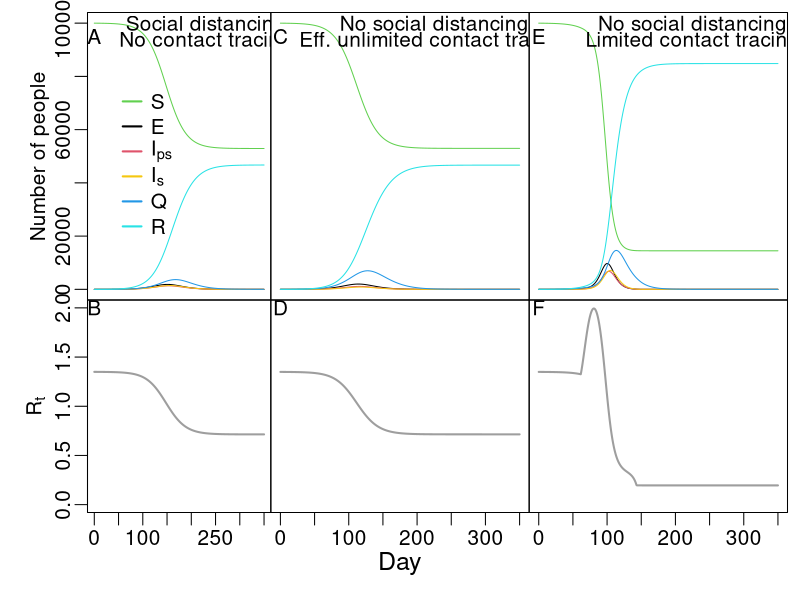

Recreate this plot in R.
setwd("c:/marm/research/covid-19/modeling T-CT-I/")
require(deSolve);require(tidyverse)
R0a = function(parsR) { #function for R0 expression
  with(parsR,
       kappa*beta*(S/N)*(sigma_Is*q_Ips_Is/(alpha_Is+gamma_Is+tau_Is+eps_Is_Ips*ftraced+eps_Is_Is*ftraced)*(q_E_Ips/(q_Ips_Is+eps_Ips_Ips*ftraced+eps_Ips_Is*ftraced))
                         +(sigma_Ips*q_E_Ips/(q_Ips_Is+eps_Ips_Ips*ftraced+eps_Ips_Is*ftraced)))*(1/(q_E_Ips+eps_E_Ips*ftraced+eps_E_Is*ftraced))) }

SIRb=function(Time, State, Pars) {
  with(as.list(c(State, Pars)), {    
    capcontratio=(NCT*NCCTD)/(Is*tau_Is*Ncont_p_inf);capcontratio[capcontratio>1]=1
    ftraced=ifelse(CTR,capcontratio,0)
    
    N=S+E+Ips+Is+R+Q
    dS=-kappa*beta*S*(sigma_Ips*Ips+sigma_Is*Is)/N
    dE=kappa*beta*S*(sigma_Ips*Ips+sigma_Is*Is)/N-q_E_Ips*E-eps_E_Ips*ftraced*E-eps_E_Is*ftraced*E
    dIps=q_E_Ips*E-q_Ips_Is*Ips-eps_Ips_Ips*ftraced*Ips-eps_Ips_Is*ftraced*Ips
    dIs=q_Ips_Is*Ips-gamma_Is*Is-tau_Is*Is-eps_Is_Ips*ftraced*Is-eps_Is_Is*ftraced*Is-alpha_Is*Is
    dQ=(eps_E_Ips*ftraced+eps_E_Is*ftraced)*E+(eps_Ips_Ips*ftraced+eps_Ips_Is*ftraced)*Ips+
      (eps_Is_Ips*ftraced+eps_Is_Is*ftraced+tau_Is)*Is-q_Q_R*Q-alpha_Q*Q
    dR=gamma_Is*Is+q_Q_R*Q
    
    return(list(c(dS,dE,dIps,dIs,dQ,dR)))
  })
}

#params
#Infectiousness vs day from He et al gamma distribution parameterized w/ mean, variance
shape=function(mu,sig) mu^2/sig^2;scale = function(mu,sig) sig^2/mu;mn=3.1;sig2=2.15
presympInf=pgamma(2.3,shape=shape(mn,sig2),scale=scale(mn,sig2))/2.3 #relative daily infectiousness pre-symptomatic
postsympInf=(pgamma(7.3,shape=shape(mn,sig2),scale=scale(mn,sig2))-pgamma(2.3,shape=shape(mn,sig2),scale=scale(mn,sig2)))/5 #relative daily infectiousness mildly-symptomatic
ssInf=(pgamma(13.3,shape=shape(mn,sig2),scale=scale(mn,sig2))-pgamma(7.3,shape=shape(mn,sig2),scale=scale(mn,sig2)))/6 #relative daily infectiousness severely-symptomatic

pars3 = data.frame(N=100001,
                   beta = 0.35,
                   kappa=1,
                   sigma_Ips=presympInf/postsympInf,
                   sigma_Is=1,
                   gamma_Is=1/5,
                   q_E_Ips=1/3.2,
                   q_Ips_Is=1/2.3,
                   q_Q_R=1/14,
                   tau_Is=1/5,
                   tracetime=0.5,
                   CTR=T,
                   Ncont_p_inf= 10, # contacts per infection
                   NCCTD=12, # # of contacts a contact tracer can contact per day to isolate; 1.5/hr
                   NCT=15 # # of contact tracers for population
)

pars3 = pars3 %>% mutate (
  alpha_Is=gamma_Is*(0.0066/0.8)/(1-(0.0066/0.8)),
  alpha_Q=q_Q_R*(0.0066/0.8)/(1-(0.0066/0.8)),
  f_test=tau_Is/(tau_Is+gamma_Is),
  f_Ips=(sigma_Ips/q_Ips_Is)/
    (sigma_Ips/q_Ips_Is+sigma_Is/(gamma_Is+tau_Is)),
  f_Is=(sigma_Is/(gamma_Is+tau_Is))/
    (sigma_Ips/q_Ips_Is+sigma_Is/(gamma_Is+tau_Is)),
  ttt_Ips=1/tau_Is+1/q_Ips_Is+tracetime, #time to trace infect caused by Ips
  ttt_Is=1/tau_Is+tracetime, #time to trace infect caused by Ips
  f_E_Ips=exp(-q_E_Ips*ttt_Ips), #fraction of traced infections caused while Ips still in Ea
  f_E_Is=exp(-q_E_Ips*ttt_Is), #fraction of traced infections caused while Is still in Ea
  f_Ips_Ips=(1-f_E_Ips)*exp(-(1/(1/q_E_Ips+1/q_Ips_Is)*ttt_Ips)),
  f_Ips_Is=(1-f_E_Is)*exp(-(1/(1/q_E_Ips+1/q_Ips_Is)*ttt_Is)),
  f_Is_Ips=(1-f_E_Ips-f_Ips_Ips)*
    exp(-(1/(1/q_E_Ips+1/q_Ips_Is+1/gamma_Is)*ttt_Ips)),
  f_Is_Is=(1-f_E_Is-f_Ips_Is)*
    exp(-(1/(1/q_E_Ips+1/q_Ips_Is+1/gamma_Is)*ttt_Is)),
  eps_E_Ips=f_test*f_Ips*f_E_Ips, #traced infections while Ips to be removed
  eps_E_Is=f_test*f_Is*f_E_Is, #traced infections while Is to be removed
  eps_Ips_Ips=f_test*f_Ips*f_Ips_Ips, #traced infections while Ips to be removed
  eps_Ips_Is=f_test*f_Is*f_Ips_Is,#traced infections while Ips to be removed
  eps_Is_Ips=f_test*f_Ips*f_Is_Ips,#traced infections while Ips to be removed
  eps_Is_Is=f_test*f_Is*f_Is_Is)#traced infections while Ips to be removed

times=seq(0, 350, by = .5);yini=c(S=100000,E=0,Ips=5,Is=5,Q=0,R=0)
options(scipen=5);titlocH=225;titlocV1=99200;titlocV2=93200

#Social distancing panels A,B
parsSD= pars3 %>% mutate (kappa=0.5799608, CTR=F)
#parsSD= pars3 %>% mutate (kappa=1,tau_Is=0, CTR=F) #run to get R0 w/ no testing or tracing 3.2

dynSD=as.data.frame(ode(yini, times, SIRb, parsSD));#dynSD$I=dynSD$Ips+dynSD$Is
tiff("Fig 3.tif",width=14,height=8,units="in",res=300,compression = "lzw")
#pdf("Fig 3.pdf",width=14,height=8)
cl1=c(3,1,2,7,4,5)
par(mfcol=c(2,3),mar=c(0, 3, 0, 0),mgp=c(1.5,.5,0),oma = c(.5, .5, 0.5, 0.5),cex=1.25)
matplot(x=dynSD[,1],y=dynSD[,-1],type="l",xaxt="n",lty=1,
        xlab="Day",ylab="Number of people",col=cl1)
legend(20,.8e5,c("S","E",expression(I[ps]),expression(I[s]),"Q","R"),col=cl1,lty=1,bty="n",seg.len=1,lwd=2,x.intersp=.5)
text(0,95000,"A")
text(titlocH+5,titlocV1,"Social distancing")
text(titlocH+5,titlocV2,"No contact tracing")

parsSD2=data.frame(dynSD, parsSD)
parsSD2$ftraced=0
R0sd=R0a(parsSD2);
par(mar=c(3, 3, 0, 0) )#b,l,t,r
plot(R0sd~dynSD[,1],xlab="",ylab=expression(R[t]),type="l",ylim=c(0,2.0),col=8,lwd=2) #Rt over time
text(0,2.0,"B")

parsUCT= pars3 %>% mutate (kappa=1,CTR=T,NCT=1500)
dynUCT=ode(yini, times, SIRb, parsUCT);
par(mar=c(0, 0, 0, 0),mgp=c(1.5,.5,0),cex=1.25)
matplot(x=dynUCT[,1],y=dynUCT[,2:ncol(dynUCT)],col=cl1,type="l",xaxt="n",yaxt="n",lty=1,
        xlab="Day",ylab="Number of people")
parsUCT=data.frame(dynUCT, parsUCT)
parsUCT$capcontratio=(parsUCT$NCT*parsUCT$NCCTD)/(parsUCT$Is*parsUCT$tau_Is*parsUCT$Ncont_p_inf)
parsUCT$ftraced=parsUCT$capcontratio;parsUCT$ftraced[parsUCT$ftraced>1]=1
R0uct=R0a(parsUCT)
text(0,95000,"C")
text(titlocH,titlocV1,"No social distancing")
text(titlocH,titlocV2,"Eff. unlimited contact tracing")
par(mar=c(3, 0, 0, 0) )#b,l,t,r
plot(R0uct~dynUCT[,1],xlab="Day",cex.lab=1.2,type="l",yaxt="n",ylim=c(0,2.0),col=8,lwd=2) #Rt over time
text(0,2.0,"D")

parsLCT=pars3 %>% mutate(kappa=1,NCT=15) 
dynLCT=ode(yini, times, SIRb, parsLCT);
par(mar=c(0, 0, 0, 0),mgp=c(1.5,.5,0),cex=1.25)
matplot(x=dynLCT[,1],y=dynLCT[,2:ncol(dynLCT)],col=cl1,type="l",xaxt="n",yaxt="n",lty=1,
        xlab="Day",ylab="Number of people")
text(0,95000,"E")
text(titlocH,titlocV1,"No social distancing")
text(titlocH,titlocV2,"Limited contact tracing")

parsLCT2=data.frame(dynLCT, parsLCT)
parsLCT2$capcontratio=(parsLCT2$NCT*parsLCT2$NCCTD)/(parsLCT2$Is*parsLCT2$tau_Is*parsLCT2$Ncont_p_inf)
parsLCT2$ftraced=replace(parsLCT2$capcontratio, parsLCT2$capcontratio>1,1)
R0lct=R0a(parsLCT2)
par(mar=c(3, 0, 0, 0) )#b,l,t,r
plot(R0lct~dynLCT[,1],xlab="",type="l",yaxt="n",ylim=c(0,2.0),col=8,lwd=2) #Rt over time
text(0,2.0,"F")
dev.off()
#----------------------
R0uct[1]/R0sd[1] #ratio of starting Rt values
R0lct[1]/R0sd[1] #ratio of starting Rt values
